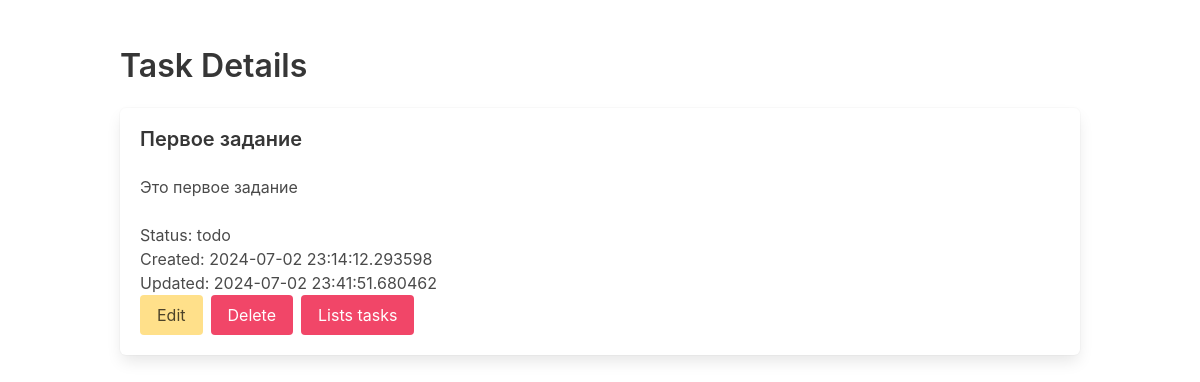
The app's page /tasks/1 with its own data.
### schemas/task.py (models this page shows)
class TaskDB(Base):
    __tablename__ = "tasks"
    id = Column(Integer, primary_key=True, index=True)
    title = Column(String, index=True)
    description = Column(Text)
    assigned_to = Column(String, index=True)
    due_date = Column(DateTime)
    status = Column(String, default='Open')
    created_at = Column(DateTime, default=datetime.now)
    updated_at = Column(DateTime, default=datetime.now, onupdate=datetime.now)

### routers/task_web_router.py (the view)
@task_web_router.get("/{task_id}", response_class=HTMLResponse)
async def read_task(request: Request, task_id: int, db: Session = Depends(get_db)):
    db_task = db.query(TaskDB).filter(TaskDB.id == task_id).first()
    if db_task is None:
        raise HTTPException(status_code=404, detail="Task not found")
    return templates.TemplateResponse("task_detail.html", {"request": request, "task": db_task})

### templates/task_detail.html
{% extends "base.html" %}
{% block content %}
<h1 class="title">Task Details</h1>
<div class="box">
    <h5 class="title is-5">{{ task.title }}</h5>
    <p class="content">{{ task.description }}</p>
    <p>Status: {{ task.status }}</p>
    <p>Created: {{ task.created_at }}</p>
    <p>Updated: {{ task.updated_at }}</p>
    <div class="buttons">
        <a href="/tasks/{{ task.id }}/edit" class="button is-warning">Edit</a>
        <a href="/tasks/{{ task.id }}/delete" class="button is-danger">Delete</a>
        <a href="/tasks/" class="button is-danger">Lists tasks</a>
    </div>
</div>
{% endblock %}

### records on screen
TaskDB: title "Первое задание", description "Это первое задание", status "todo", created_at "2024-07-02 23:14:12.293598", updated_at "2024-07-02 23:41:51.680462"
